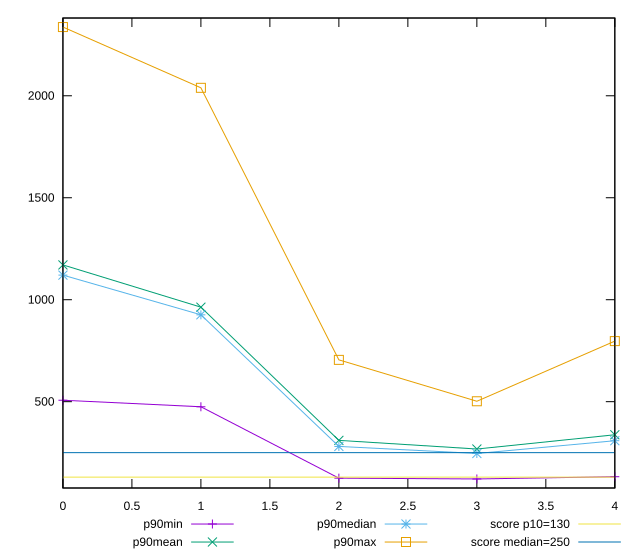

gnuplot code for this plot:
reset

$p90Min <<EOF
0 506.9999999999991
1 475
2 125
3 121
4 132
EOF

$p90Mean <<EOF
0 1170.5531914893618
1 963.3617021276596
2 310.18617021276594
3 267.8723404255319
4 337.74468085106383
EOF

$p90Median <<EOF
0 1120.4999999999995
1 926
2 280.5
3 246
4 308.5
EOF

$p90Max <<EOF
0 2336.999999999998
1 2038.9999999999982
2 705
3 502
4 797
EOF

set key outside below
set xrange [0:4]
set yrange [76.68000000000004:2381.3199999999983]
set trange [76.68000000000004:2381.3199999999983]
set terminal svg size 640, 560 enhanced background rgb 'white'
set output "report_00015_2021-02-09T16-11-33.973Z/max-potential-fid/progression/value.svg"

plot $p90Min title "p90min" with linespoints, \
     $p90Mean title "p90mean" with linespoints, \
     $p90Median title "p90median" with linespoints, \
     $p90Max title "p90max" with linespoints, \
     130 title "score p10=130", \
     250 title "score median=250"

reset
